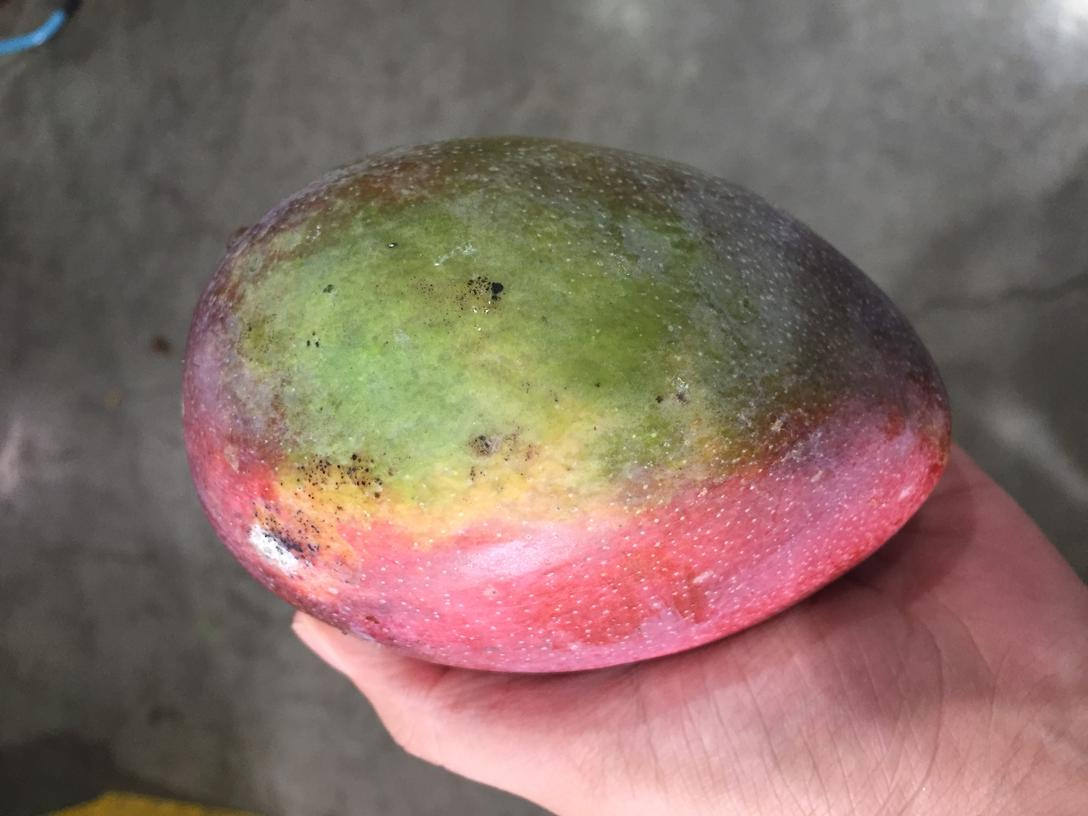
#> input picture Machine Learning (Junior Year)/Lab1/sum/green/00082.jpg, 1088 x 816 px; its folder holds only this picture in this run
$ jupyter execute --allow-errors 'Image Pre-processing.ipynb'
#> lines starting #> are read from the running program, lines starting #| are printed output that depends on the picture
[cell 1]
# hands-on practice of image pre-processing
# https://towardsdatascience.com/image-pre-processing-c1aec0be3edf

[cell 2]
def display_one(a, title1="Original"):
    plt.imshow(a), plt.title(title1)
    plt.xticks([]), plt.yticks([])
    plt.show()

def display(a, b, c, title1="Original", title2="Edited1", title3 = "Edited2"):
    plt.subplot(131), plt.imshow(a), plt.title(title1)
    plt.xticks([]), plt.yticks([])
    plt.subplot(132), plt.imshow(b), plt.title(title2)
    plt.xticks([]), plt.yticks([])
    plt.subplot(133), plt.imshow(c), plt.title(title3)
    plt.xticks([]), plt.yticks([])
    plt.show()

def preprocessImg(img, new_width=30, new_height=30):
    new_dim = (new_width, new_height)
    return cv2.resize(img, new_dim, interpolation=cv2.INTER_LINEAR)

[cell 3]
import pandas as pd
import numpy as np
import matplotlib.pyplot as plt
import matplotlib.image as mping
import os
import cv2

imgSet = []
raw_images = []

path = './sum/green/'
files = os.listdir(path)
#train_green = []

for file in files:
    p = path + file
    raw_img = cv2.imread(p)
#> raw_img is the input picture: shape (816, 1088, 3); mean B, G, R 103, 111.6, 133.6
    raw_images.append(raw_img)
    img = preprocessImg(raw_img)
#> in preprocessImg, `return cv2.resize(img, new_dim, interpolation=cv2.INTER_LINEAR)`:
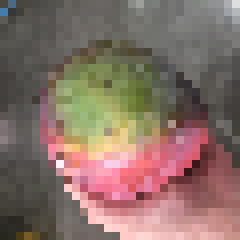
#> returned value: shape (30, 30, 3) (shown 8 times larger); mean of channels 0, 1, 2 103.1, 111.4, 133.7; drawn as B, G, R
    imgSet.append(img)

    #display_one(img)

# Gaussian
no_noise = []
for i in range(len(imgSet)):
    blur = cv2.GaussianBlur(raw_images[i], (5, 5), 0)
    no_noise.append(blur)
#> this loop made 1 pass
#> after the loop, no_noise = 1 item

#> (the rest of this cell did not finish here and is left out)


$ run again, on Machine Learning (Junior Year)/Lab1/sum/green/00354.jpg
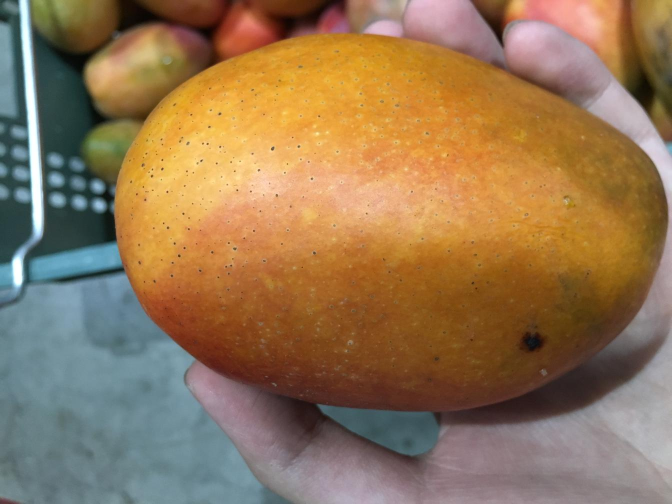
#> input picture Machine Learning (Junior Year)/Lab1/sum/green/00354.jpg, 1344 x 1008 px (shown at 1/2 size)
#> raw_img is the input picture: shape (1008, 1344, 3); mean B, G, R 84.7, 118.2, 147.7
#> in preprocessImg, `return cv2.resize(img, new_dim, interpolation=cv2.INTER_LINEAR)`:
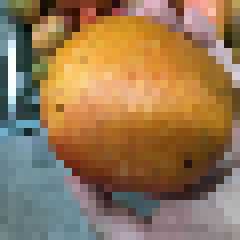
#> returned value: shape (30, 30, 3) (shown 8 times larger); mean of channels 0, 1, 2 85.5, 118.9, 148.4; drawn as B, G, R
#> the loop `for i in range(len(imgSet)):` made 1 pass
#> after the loop `for i in range(len(imgSet)):`: no_noise = 1 item

$ run again, on Machine Learning (Junior Year)/Lab1/sum/green/00449.jpg
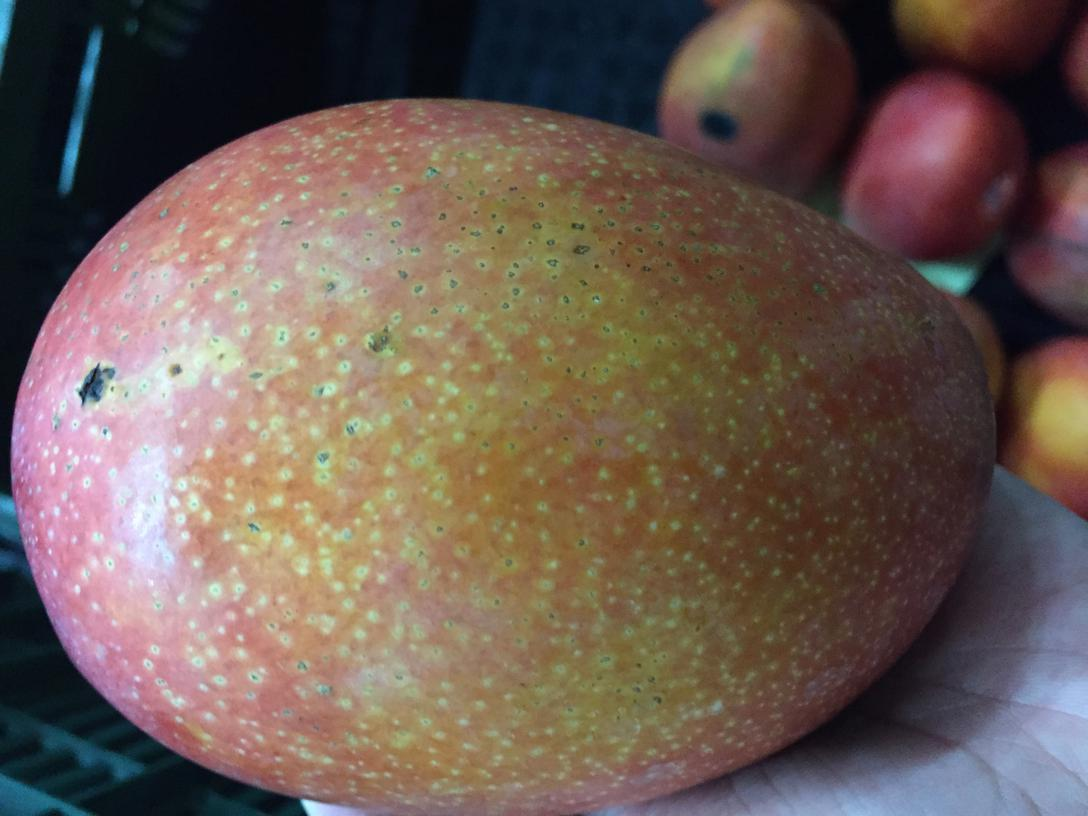
#> input picture Machine Learning (Junior Year)/Lab1/sum/green/00449.jpg, 1088 x 816 px
#> raw_img is the input picture: shape (816, 1088, 3); mean B, G, R 83.7, 92.2, 109.6
#> in preprocessImg, `return cv2.resize(img, new_dim, interpolation=cv2.INTER_LINEAR)`:
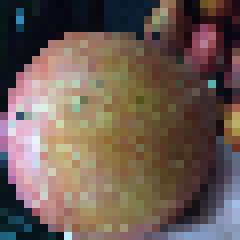
#> returned value: shape (30, 30, 3) (shown 8 times larger); mean of channels 0, 1, 2 83.7, 92.5, 109.3; drawn as B, G, R
#> the loop `for i in range(len(imgSet)):` made 1 pass
#> after the loop `for i in range(len(imgSet)):`: no_noise = 1 item

$ run again, on Machine Learning (Junior Year)/Lab1/sum/green/00526.jpg
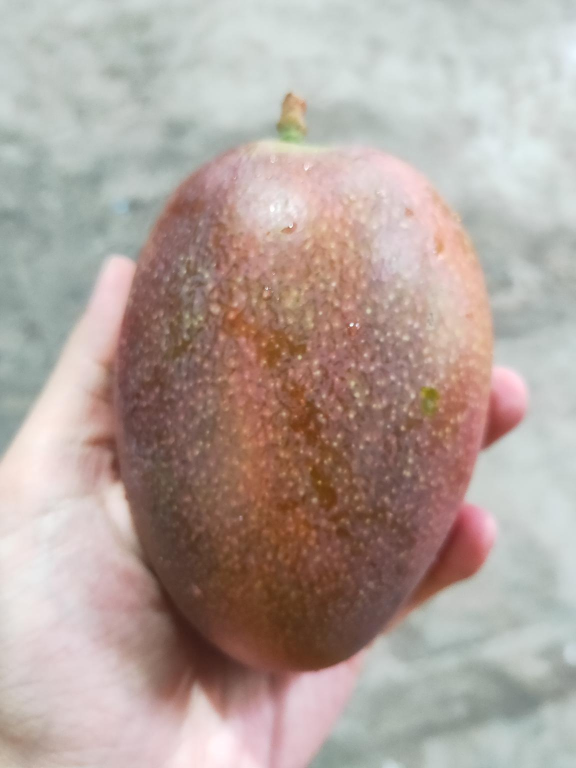
#> input picture Machine Learning (Junior Year)/Lab1/sum/green/00526.jpg, 1152 x 1536 px (shown at 1/2 size)
#> raw_img is the input picture: shape (1536, 1152, 3); mean B, G, R 156.1, 163, 178.1
#> in preprocessImg, `return cv2.resize(img, new_dim, interpolation=cv2.INTER_LINEAR)`:
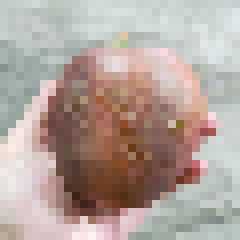
#> returned value: shape (30, 30, 3) (shown 8 times larger); mean of channels 0, 1, 2 156.2, 163.1, 178.1; drawn as B, G, R
#> the loop `for i in range(len(imgSet)):` made 1 pass
#> after the loop `for i in range(len(imgSet)):`: no_noise = 1 item

$ run again, on Machine Learning (Junior Year)/Lab1/sum/green/00285.jpg
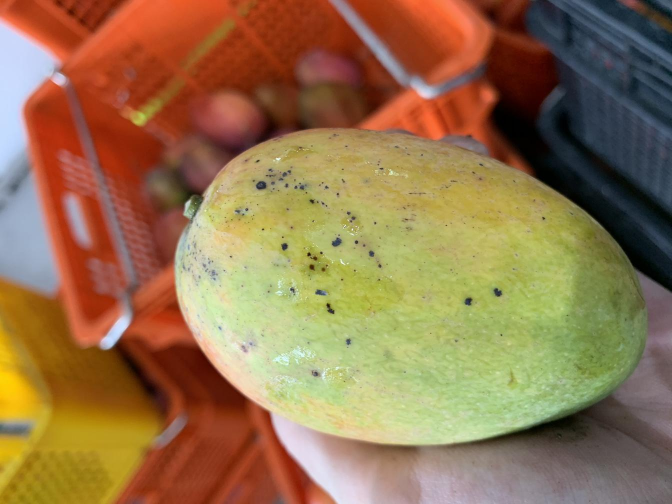
#> input picture Machine Learning (Junior Year)/Lab1/sum/green/00285.jpg, 1344 x 1008 px (shown at 1/2 size)
#> raw_img is the input picture: shape (1008, 1344, 3); mean B, G, R 77.5, 115.9, 147.9
#> in preprocessImg, `return cv2.resize(img, new_dim, interpolation=cv2.INTER_LINEAR)`:
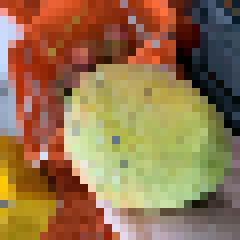
#> returned value: shape (30, 30, 3) (shown 8 times larger); mean of channels 0, 1, 2 77.7, 116.1, 148; drawn as B, G, R
#> the loop `for i in range(len(imgSet)):` made 1 pass
#> after the loop `for i in range(len(imgSet)):`: no_noise = 1 item
